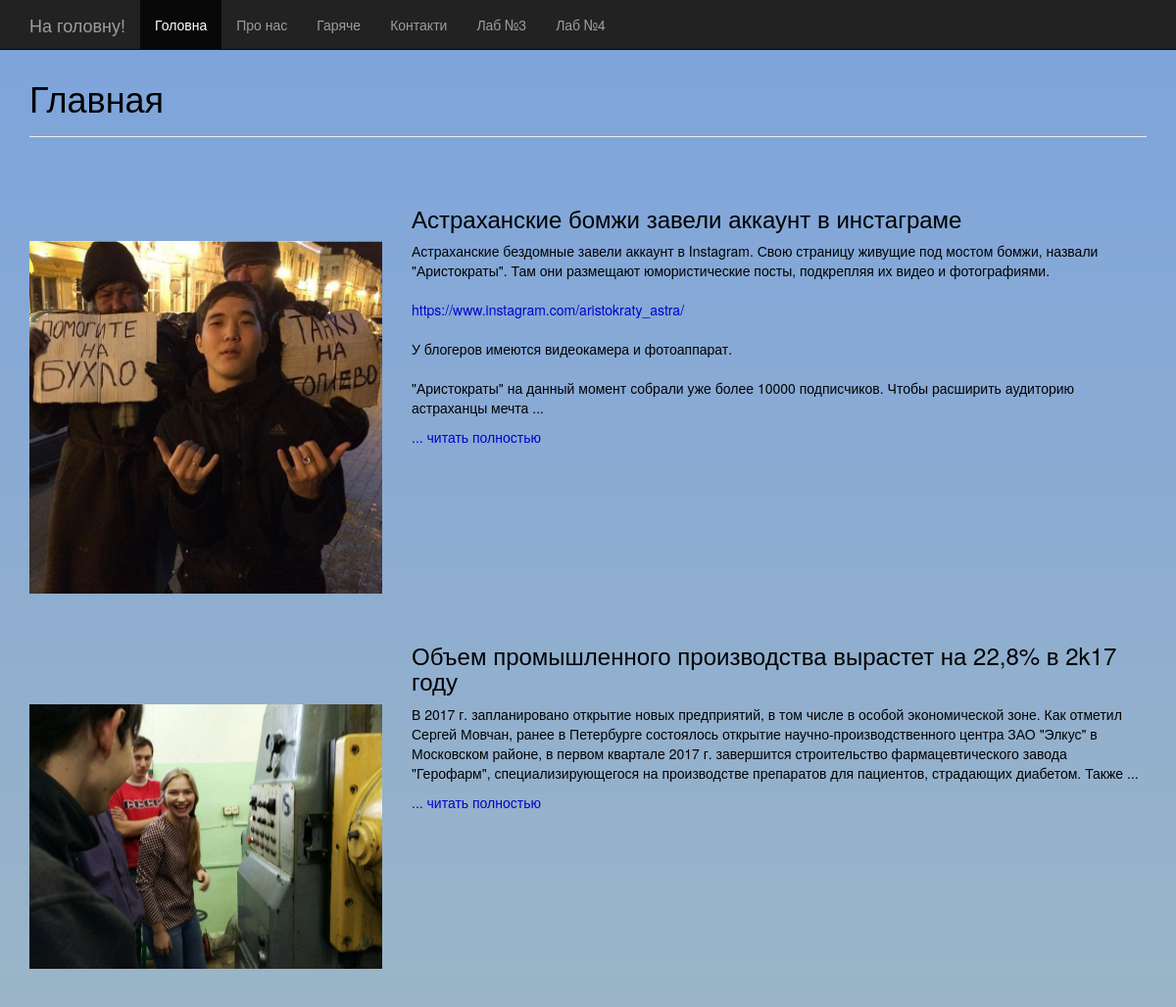
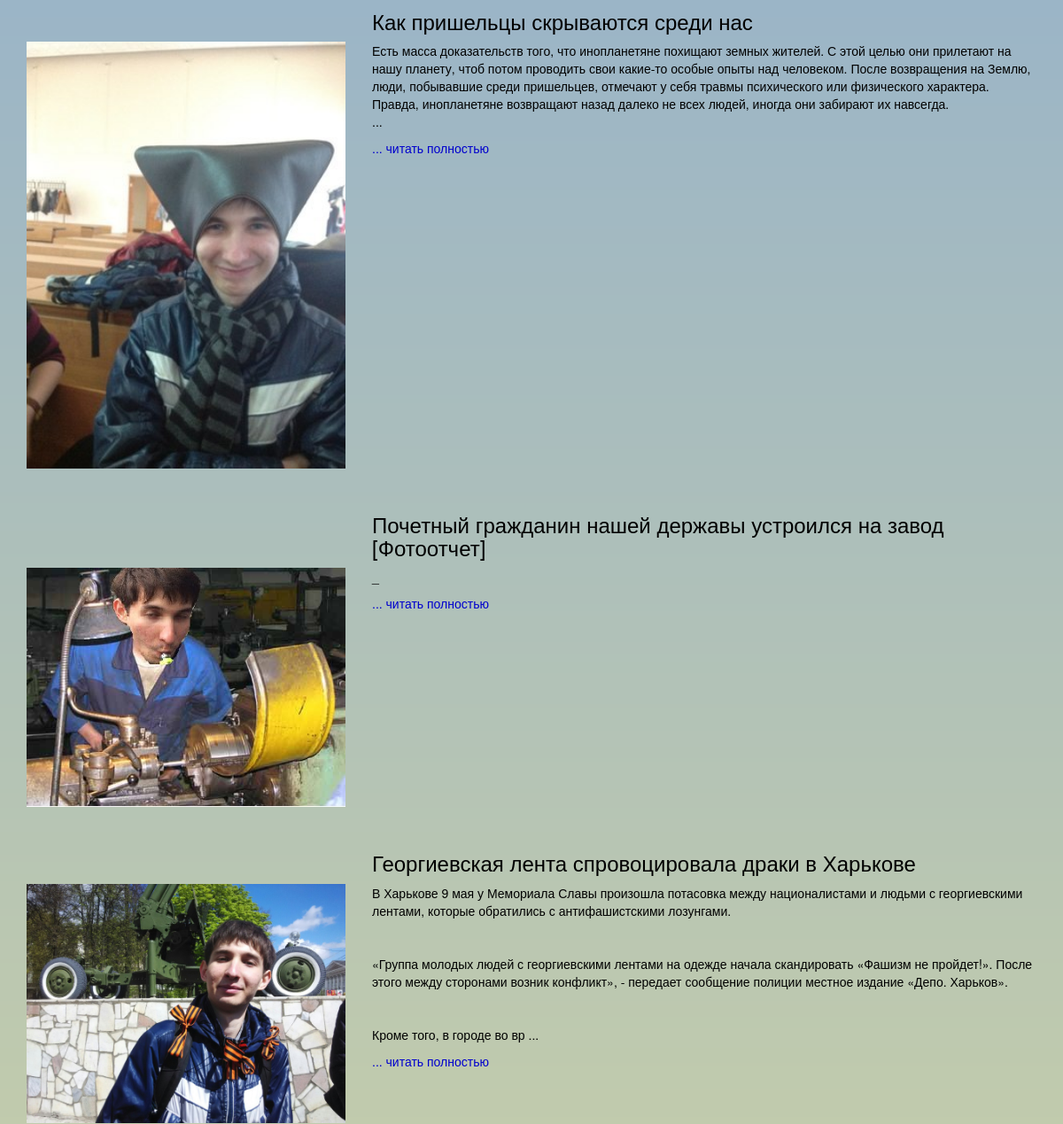
Before: / (upper part) with the older database file (2 pictures, top to bottom).
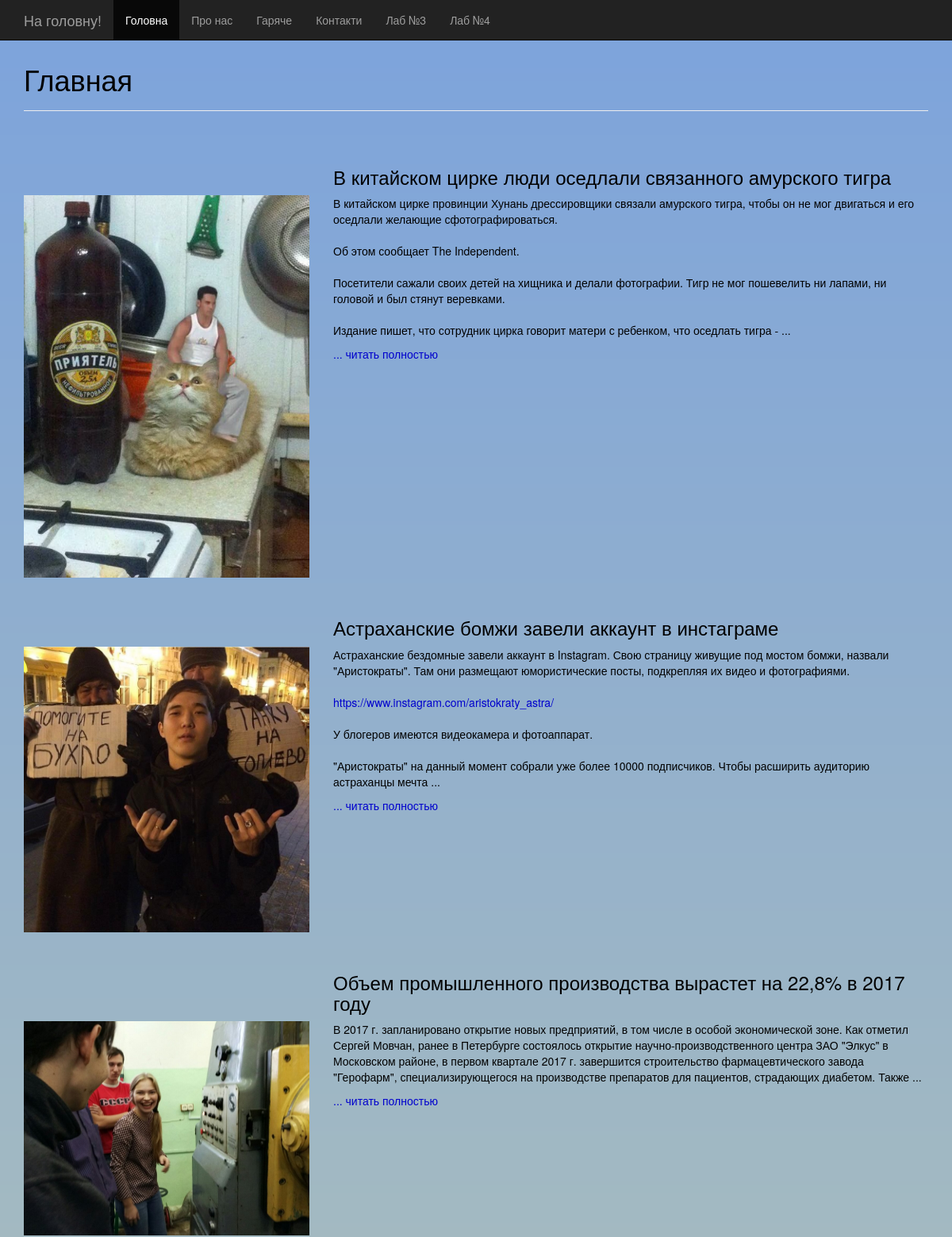
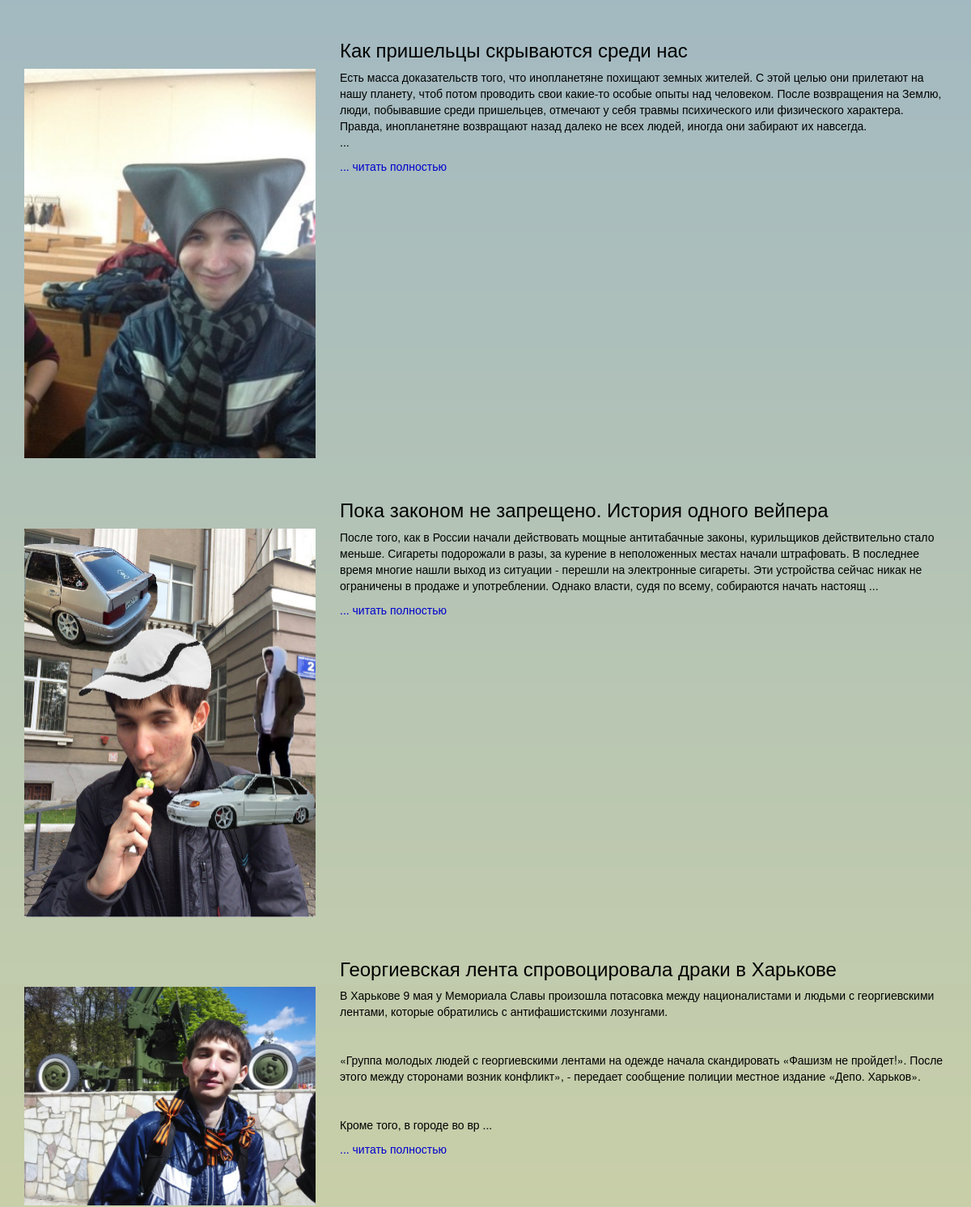
After: the same page with the newer database file (2 pictures, top to bottom).
### blog/models.py (models this page shows, shortened)
class Post(models.Model):
    title = models.CharField(max_length=100)
    text = models.TextField(max_length=10000)
    pic = models.ImageField()
    def get_short_text(self):
        if len(self.text) > SHORT_TEXT_LEN:
            return self.text[:SHORT_TEXT_LEN]+' ...'
        else:
            return self.text

### blog/views.py (the view)
# urls.py: 2. Add a URL to urlpatterns:  url(r'^$', views.home, name='home')
def home(request):
    articles = Article.objects.all()
    posts  = Post.objects.reverse().all().order_by('id')
    context = {
        'articles': articles,
        'posts': posts
    }
    return render(request, 'blog/home.html', context)

### blog/templates/blog/home.html (shortened to what this page needs)
{% extends 'blog/base.html' %}
{% block header %}
    Главная
{% endblock %}
{% block content %}
    {% for post in posts %}
        <div class="row">
            <div class="col-xs-0 col-md-4"> </div>
            <div class="col-xs-0 col-md-8">
                <h3><a style="color: black" href="{% url 'post' post.id %}">{{ post.title }}</a></h3>
            </div>
        </div>
        <div class="row">
            <div class="col-xs-0 col-md-4">
                <a href="{% url 'post' post.id %}"><img class="img-responsive center-block " style="width: 100%" src="{{ post.pic.url }}"></a>
            </div>
            <div class="col-xs-12 col-md-8">
                <p>{{ post.get_short_text|linebreaksbr|urlize }}</p>
                <p><a href="{% url 'post' post.id %}">... читать полностью</a></p>
            </div>
        </div>
    {% endfor %}
{% endblock %}

### blog/templates/blog/base.html (shortened to what this page needs)
{% load staticfiles %}
{% load static %}
<!DOCTYPE html>
<html lang="en">
<head>
    <link href="{% static 'blog/bootstrap/css/bootstrap.css' %}" rel="stylesheet">
    <link href="{% static 'blog/style.css' %}" rel="stylesheet">
</head>
<body>
<div class="container">
    <div class="row">
        <nav class="navbar navbar-inverse navbar-default navbar-fixed-top">
            <div class="container">
                <div class="navbar-header">
                    <a class="navbar-brand" href="{% url 'home' %}">На головну!</a>
                </div>
                <div class="collapse navbar-collapse" id="main-navbar">
                    <ul class="nav navbar-nav">
                        <li class="active"><a href="{% url 'home' %}">Головна</a></li>
                        <li><a href="{% url 'about' %}">Про нас</a></li>
                        <li><a href="{% url 'hot' %}">Гаряче</a></li>
                        <li><a href="{% url 'contacts' %}">Контакти</a></li>
                        <li><a href="{% url 'лаб_3' %}">Лаб №3</a></li>
                        <li><a href="{% url 'lab_4' %}">Лаб №4</a></li>
                    </ul>
                </div>
            </div>
        </nav>
    </div>
</div>
<div class="container main-content">
    <div class="page-header">
        <h1>
            {% block header %}
            {% endblock %}
        </h1>
    </div>
    {% block content %}
    {% endblock %}
</div>
</body>
</html>

### blog/static/blog/style.css (style rules this page uses)
.main-content { margin-top: 30px; }
h4, h3 { margin-top: 50px; }
body { background-image: url(images/backgrounds/b_y_grad.png); background-position: top; background-attachment: fixed; background-size: cover; color: black; margin: 10px; }
a { color: mediumblue; }

Changed rows visible on the page:
added Post: title "В китайском цирке люди оседлали связанного амурского тигра", pic (picture), get_short_text "В китайском цирке провинции Хунань дрессировщики связали амурского тигра, чтобы он не мог двигаться и его оседлали желающие сфотографироваться. Об этом сообщает The Independent. Посетители сажали своих детей на хищника и делали фотографии. Тигр не мог пошевелить ни лапами, ни головой и был стянут веревками. Издание пишет, что сотрудник цирка говорит матери с ребенком, что оседлать тигра - ..."
changed Post: title "Объем промышленного производства вырастет на 22,8% в 2k17 году" → "Объем промышленного производства вырастет на 22,8% в 2017 году"
changed Post: title "Почетный гражданин нашей державы устроился на завод [Фотоотчет]" → "Пока законом не запрещено. История одного вейпера"; pic: a different picture; get_short_text "_" → "После того, как в России начали действовать мощные антитабачные законы, курильщиков действительно стало меньше. Сигареты подорожали в разы, за курение в неположенных местах начали штрафовать. В последнее время многие нашли выход из ситуации - перешли на электронные сигареты. Эти устройства сейчас никак не ограничены в продаже и употреблении. Однако власти, судя по всему, собираются начать настоящ ..."
